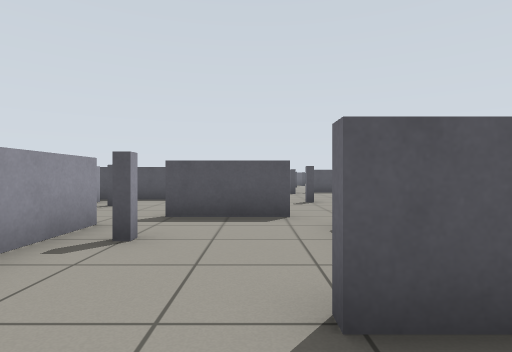
view 1 (above)

24 first-person views from a walk through a robot-simulator world made for Gazebo. The camera is 0.73 m above the floor, looks level and sees 80° across. Floor lines are 1 m apart. The floor is counted in squares, 1 m on a side. Each view is taken from the middle of a square. On the plan, view 1 faces up. The plan holds only what a view shows up to about 10 squares ahead; the rest is blank.

view 2
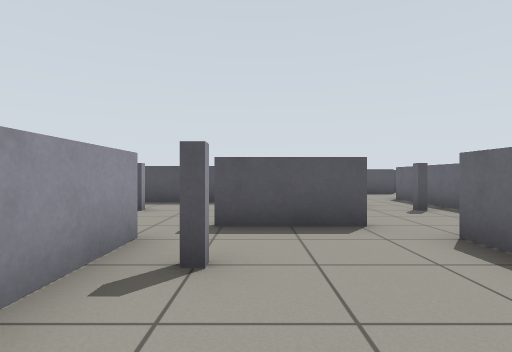

view 3
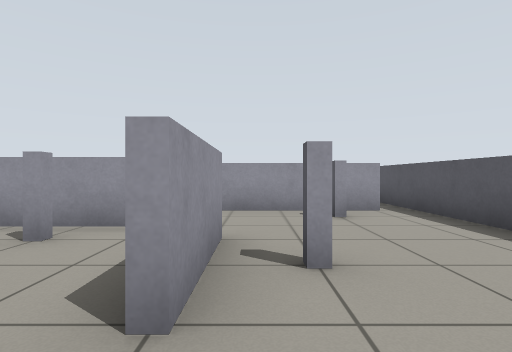

view 4
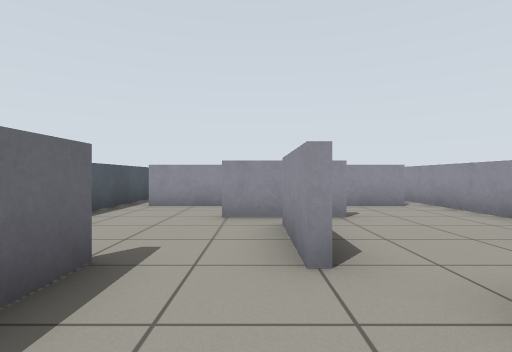

view 5
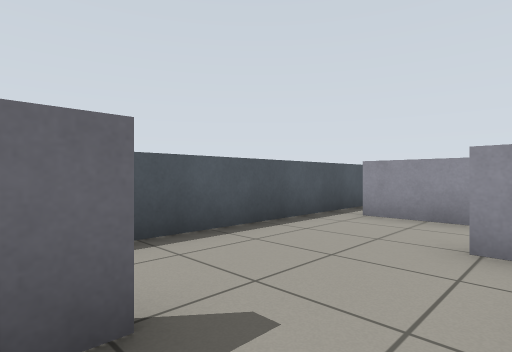

view 6
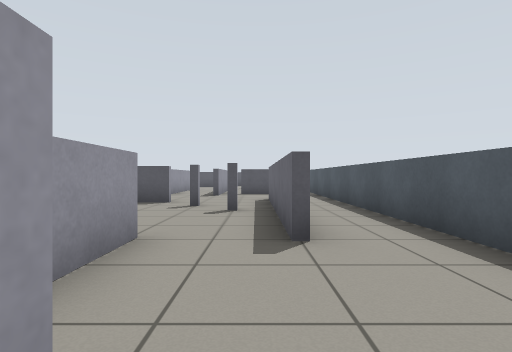

view 7
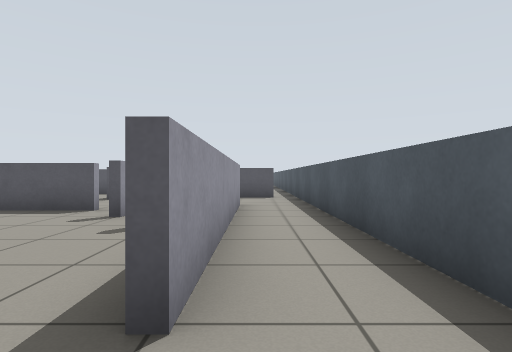

view 8
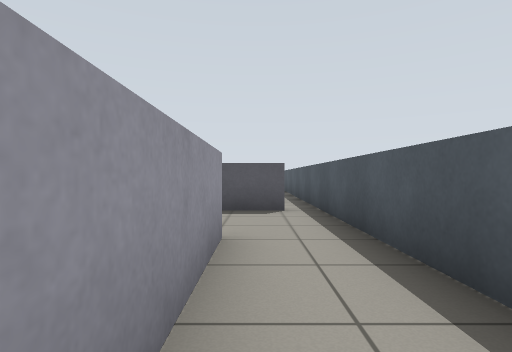

view 9
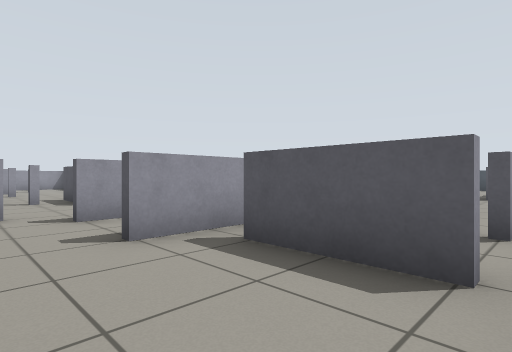

view 10
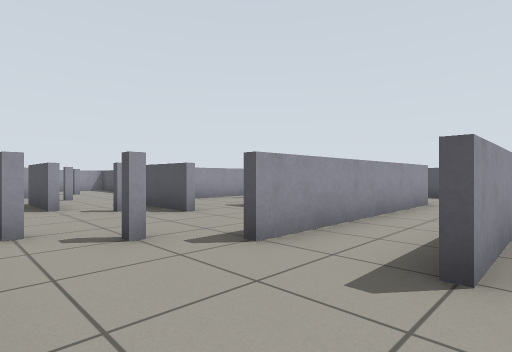

view 11
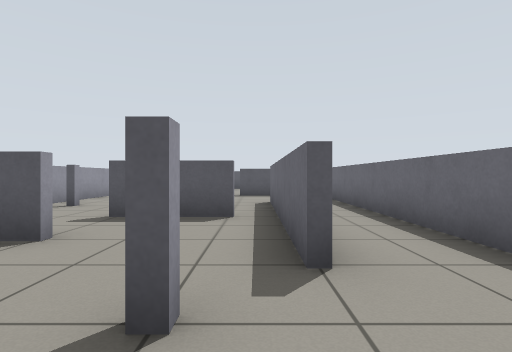

view 12
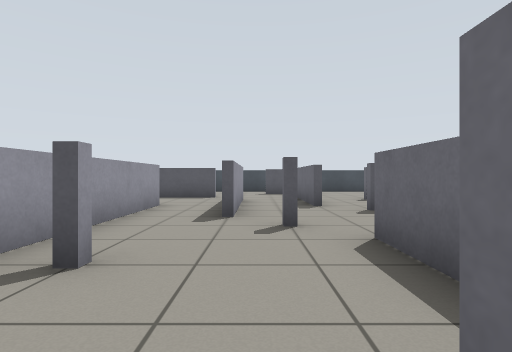

view 13
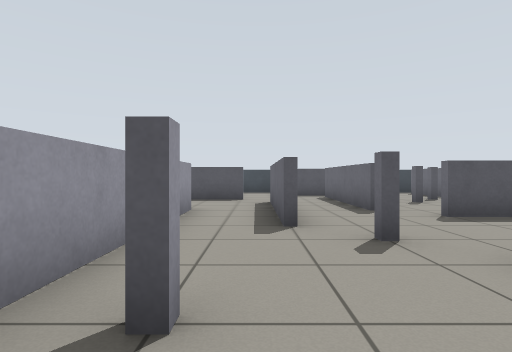

view 14
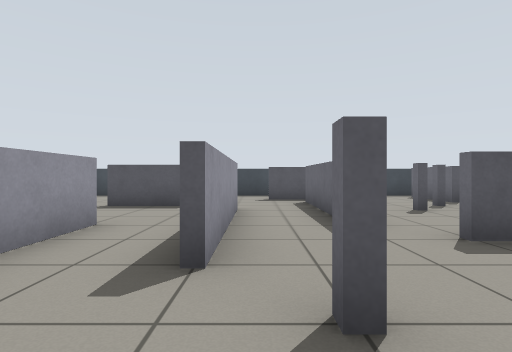

view 15
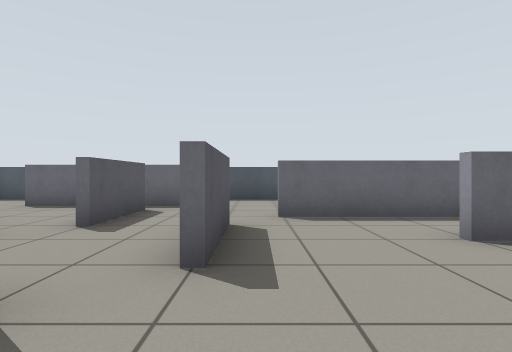

view 16
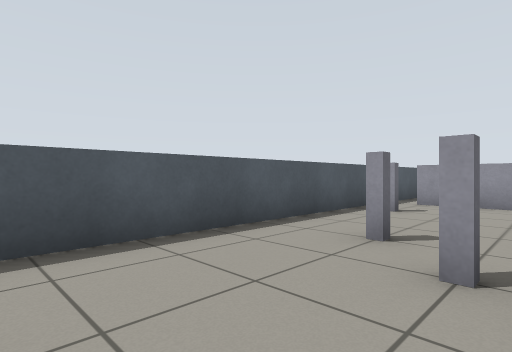

view 17
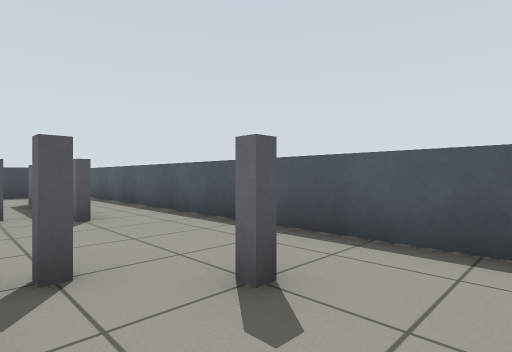

view 18
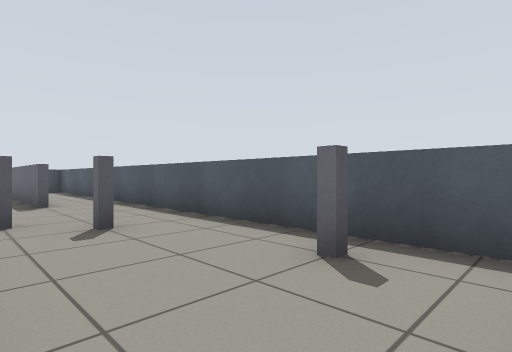

view 19
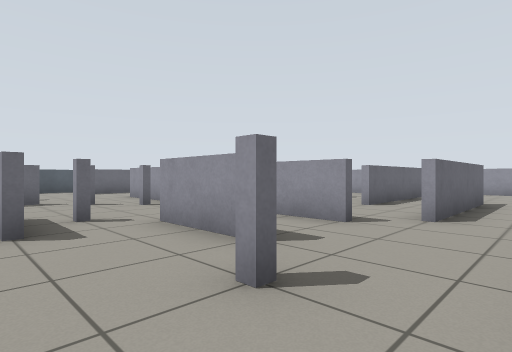

view 20
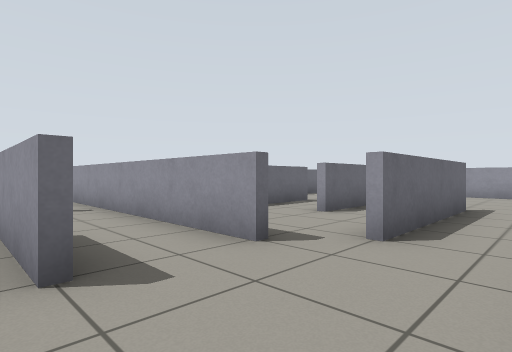

view 21
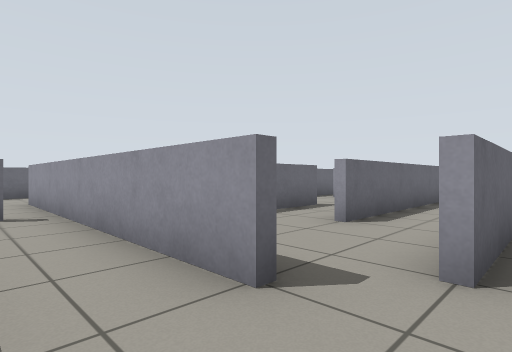

view 22
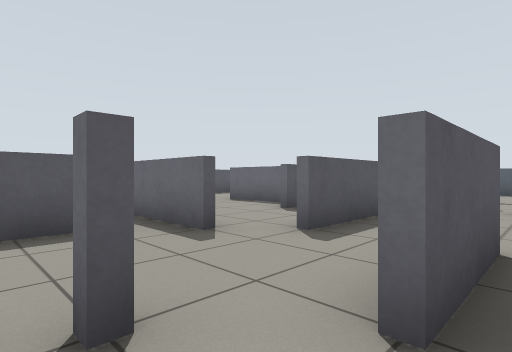

view 23
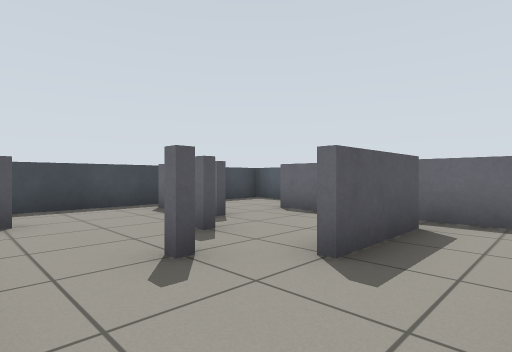

view 24
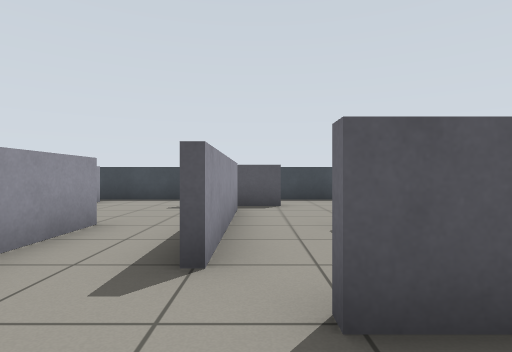

### Floor plan
Points are (right, up) in squares from view 1. A wall is a line through its corners. A room is listed if a view was taken in it or the views show most of it. See-through windows are left out.
Room 1 (views 1, 2)
walls: (0.4, 1.6) (1.6, 1.6); (1.2, 1.4) (0.4, 1.4); (-1.6, -0.4) (-0.1, -0.4); (-2.4, 4.6) (-2.4, -0.5); (1.4, 3.8) (1.4, 4.6); (0.6, 5.4) (-1.6, 5.4)
ways out: opening at (-2, 5) to room 2; opening at (1, 2) to room 3; opening at (-2, -1)
objects: grey post (-2, 3) to (-1, 4)
Room 2 (views 3, 4, 5)
walls: (-1.6, 5.6) (0.6, 5.6); (0.6, 9.4) (-4.9, 9.4); (-4.4, 8.6) (-4.4, 5.2); (3.4, 4.4) (3.4, 6.4)
ways out: opening at (-2, 5) to room 1; opening at (2, 5) to room 3; opening at (1.5, 9) to room 6; opening at (-4, 4)
objects: grey post (-4, 7) to (-3, 8); grey post (-1, 6) to (0, 7); grey post (1, 8) to (2, 9); grey post (3, 7) to (3, 8)
Room 3 (views 6, 7)
walls: (1.6, 1.6) (2.6, 1.6); (1.6, 4.6) (1.6, 2.5); (3.6, 6.4) (3.6, 4.4); (2.8, -0.4) (4.6, -0.4); (5.4, -1.6) (5.4, 6.4)
ways out: opening at (1, 2) to room 1; opening at (2, 5) to room 2; opening at (4.5, 5.5) to room 4; opening at (5, -1)
Room 4 (view 8)
walls: (3.6, 10.6) (3.6, 8.4); (5.4, 6.4) (5.4, 10.4)
ways out: opening at (4.5, 5.5) to room 3; opening at (4.5, 9.5) to room 5
Room 5 (view 9)
walls: (4.6, 13.4) (3.6, 13.4); (5.4, 10.4) (5.4, 12.4)
ways out: opening at (4.5, 9.5) to room 4; opening at (3, 11.5) to room 6; opening at (5, 13) to room 7
Room 6 (views 10, 11, 12, 13, 14, 15, 19, 20, 21, 22, 23, 24)
walls: (-2.6, 16.4) (-2.6, 18.6); (-5.4, 11.4) (-7.6, 11.4); (-1.4, 15.4) (-3.6, 15.4); (-0.6, 12.4) (-0.6, 14.9); (-7.9, 15.4) (-8.6, 15.4); (-0.6, 16.6) (-0.6, 18.6); (-7.6, 11.6) (-5.4, 11.6); (1.4, 12.8) (1.4, 20.6); (1.6, 13.6) (1.6, 12.4); (-7.6, 9.6) (0.6, 9.6); (-0.4, 18.6) (-0.4, 12.4); (-4.6, 20.4) (-4.6, 22.6); (3.6, 13.4) (2.4, 13.4); (-2.6, 22.4) (-2.6, 24.6); (0.6, 21.4) (-1.6, 21.4); (-6.4, 22.6) (-6.4, 17.6); (3.4, 8.4) (3.4, 10.6); (-4.4, 24.6) (-4.4, 20.4)
ways out: opening at (1.5, 9) to room 2; opening at (3, 11.5) to room 5; opening at (2, 13) to room 7; opening at (-1.5, 22) to room 8; opening at (-4, 24) to room 9; opening at (-7, 7.5) to room 11; opening at (-6, 21.5) to room 12; opening at (-10, 8); opening at (-8, 5.5); opening at (-3, 16)
objects: grey post (-9, 12) to (-8, 13); grey post (-6, 17) to (-5, 18); grey post (-5, 13) to (-4, 13); grey post (-4, 19) to (-3, 20); grey post (-3, 10) to (-2, 11); grey post (-2, 11) to (-1, 12)
Room 7 (views 16, 17, 18)
walls: (2.6, 23.4) (1.6, 23.4); (1.6, 14.5) (1.6, 13.6); (2.6, 13.6) (4.6, 13.6); (4.8, 29.4) (1.5, 29.4); (5.4, 12.4) (5.4, 28.9)
ways out: opening at (5, 13) to room 5; opening at (2, 13) to room 6; opening at (1, 22) to room 8; opening at (2, 26) to room 8; opening at (1, 29) to room 10
objects: grey post (2, 19) to (3, 20); grey post (3, 18) to (4, 19); grey post (4, 15) to (5, 16)
Room 8 (no view inside)
walls: (1.4, 26.4) (1.4, 27.4); (1.6, 23.4) (0.4, 23.4); (-1.4, 27.4) (-3.6, 27.4); (-2.4, 26.5) (-2.4, 22.4); (3.4, 22.4) (3.4, 26.6)
ways out: opening at (-1.5, 22) to room 6; opening at (1, 22) to room 7; opening at (2, 26) to room 7; opening at (-0.5, 27) to room 10
objects: grey post (-1, 24) to (0, 25); grey post (0, 25) to (1, 26)
Room 9 (no view inside)
walls: (-4.2, 29.4) (-6.9, 29.4); (-2.6, 24.6) (-2.6, 26.6)
ways out: opening at (-4, 24) to room 6
Room 10 (no view inside)
walls: (1.5, 29.4) (-1.2, 29.4); (1.4, 27.4) (1.4, 28.6)
ways out: opening at (1, 29) to room 7; opening at (-0.5, 27) to room 8
Room 11 (no view inside)
walls: (-4.9, 9.4) (-6.4, 9.4); (-4.6, 4.4) (-4.6, 6.1)
ways out: opening at (-7, 7.5) to room 6; opening at (-6, 5.5)
Room 12 (no view inside)
walls: (-5.4, 25.4) (-6.4, 25.4); (-4.6, 22.6) (-4.6, 24.1)
ways out: opening at (-6, 21.5) to room 6; opening at (-7, 23.5)

Positions as (right, up) in squares from view 1, and headings:
1: (0, 0), facing up
2: (-1, 1), facing up
3: (2, 6), facing left
4: (2, 7), facing down
5: (2, 5), facing down-right
6: (3, 1), facing up
7: (4, 3), facing up
8: (4, 7), facing up
9: (5, 11), facing up-left
10: (2, 10), facing up-left
11: (-1, 10), facing up
12: (-4, 15), facing up
13: (-5, 16), facing up
14: (-4, 18), facing up
15: (-4, 21), facing right
16: (2, 22), facing down-right
17: (2, 17), facing up-right
18: (2, 14), facing up-right
19: (-10, 14), facing down-right
20: (-10, 12), facing down-right
21: (-9, 11), facing down-right
22: (-9, 11), facing up-right
23: (-2, 22), facing up-right
24: (-2, 20), facing up
